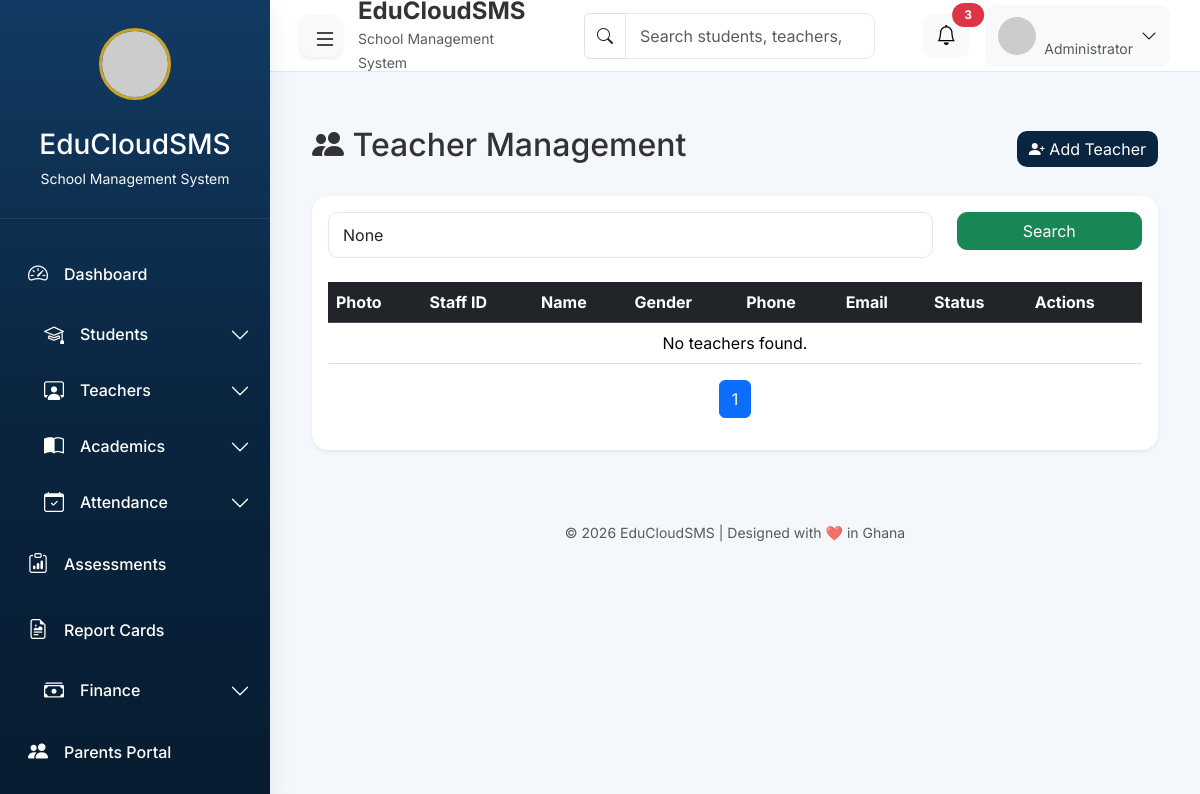
The page /teachers/ on the database as committed earlier.
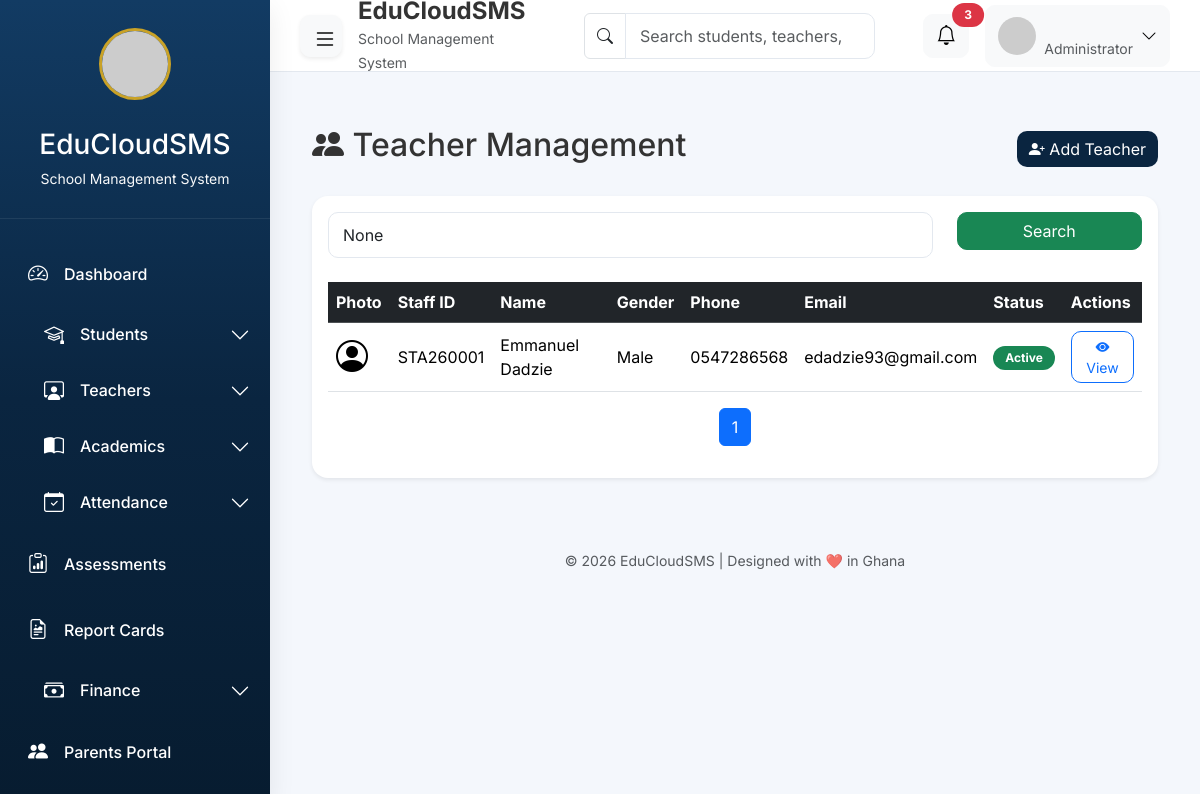
The same page on the database as committed later.
### teachers/models.py (models this page shows, shortened)
class Teacher(models.Model):
    class Gender(models.TextChoices):
        MALE = "Male", "Male"
        FEMALE = "Female", "Female"
    first_name = models.CharField(max_length=50)
    last_name = models.CharField(max_length=50)
    gender = models.CharField(
        max_length=10,
        choices=Gender.choices
    )
    staff_id = models.CharField(
        max_length=20,
        unique=True,
        blank=True,
        editable=False
    )
    phone = models.CharField(
        max_length=20,
        blank=True
    )
    email = models.EmailField(
        blank=True
    )
    photo = models.ImageField(
        upload_to="teacher_photos/",
        blank=True,
        null=True
    )
    date_joined = models.DateField(
        auto_now_add=True
    )
    active = models.BooleanField(
        default=True
    )
    position = models.CharField(
    max_length=50,
    blank=True
    )
    qualification = models.CharField(
        max_length=100,
        blank=True
    )
    date_of_birth = models.DateField(
        null=True,
        blank=True
    )
    address = models.TextField(
        blank=True
    )

### teachers/views.py (the view, shortened to what this page needs)
# urls.py: path("", views.teacher_list, name="teacher_list"),
def teacher_list(request):
    teachers = Teacher.objects.all()
    search = request.GET.get("search")
    paginator = Paginator(teachers, 10)
    page_number = request.GET.get("page")
    page_obj = paginator.get_page(page_number)
    return render(
        request,
        "teachers/teacher_list.html",
        {
            "page_obj": page_obj,
            "search": search,
        },
    )

### core/context_processors.py (called while the page is built)
def school_info(request):
    school = School.objects.first()
    return {
        "school": school
    }

def global_statistics(request):
    return {
        "total_students": Student.objects.count(),
        "total_teachers": Teacher.objects.count(),
        "total_classes": ClassRoom.objects.count(),
        "total_subjects": Subject.objects.count(),
    }

### teachers/templates/teachers/teacher_list.html (shortened to what this page needs)
{% extends "base.html" %}
{% block content %}
<div class="d-flex justify-content-between align-items-center mb-4">
    <h2>
        <i class="bi bi-people-fill"></i>
        Teacher Management
    </h2>
    <a href="{% url 'teacher_create' %}"
       class="btn btn-primary">
        <i class="bi bi-person-plus-fill"></i>
        Add Teacher
    </a>
</div>
<div class="card shadow-sm border-0">
    <div class="card-body">
        <form method="GET" class="row mb-4">
            <div class="col-md-9">
                <input
                    type="text"
                    name="search"
                    class="form-control"
                    placeholder="Search by name, staff ID or phone..."
                    value="{{ search }}"
                >
            </div>
            <div class="col-md-3">
                <button class="btn btn-success w-100">
                    Search
                </button>
            </div>
        </form>
        <div class="table-responsive">
            <table class="table table-hover align-middle">
                <thead class="table-dark">
                    <tr>
                        <th>Photo</th>
                        <th>Staff ID</th>
                        <th>Name</th>
                        <th>Gender</th>
                        <th>Phone</th>
                        <th>Email</th>
                        <th>Status</th>
                        <th>Actions</th>
                    </tr>
                </thead>
                <tbody>
                {% for teacher in page_obj %}
                    <tr>
                        <td>
                            {% if teacher.photo %}
                                <img src="{{ teacher.photo.url }}"
                                     width="45"
                                     height="45"
                                     class="rounded-circle">
                            {% else %}
                                <i class="bi bi-person-circle fs-2"></i>
                            {% endif %}
                        </td>
                        <td>{{ teacher.staff_id }}</td>
                        <td>
                            {{ teacher.first_name }}
                            {{ teacher.last_name }}
                        </td>
                        <td>{{ teacher.gender }}</td>
                        <td>{{ teacher.phone }}</td>
                        <td>{{ teacher.email }}</td>
                        <td>
                            {% if teacher.active %}
                                <span class="badge bg-success">
                                    Active
                                </span>
                            {% else %}
                                <span class="badge bg-danger">
                                    Inactive
                                </span>
                            {% endif %}
                        </td>
                        <td>
                            <a href="{% url 'teacher_detail' teacher.id %}"
                               class="btn btn-sm btn-outline-primary">
                                <i class="bi bi-eye-fill"></i>
                                View
                            </a>
                        </td>
                    </tr>
                {% empty %}
                    <tr>
                        <td colspan="8"
                            class="text-center">
                            No teachers found.
                        </td>
                    </tr>
                {% endfor %}
                </tbody>
            </table>
        </div>
        <nav>
            <ul class="pagination justify-content-center">
                <li class="page-item active">
                    <span class="page-link">
                        {{ page_obj.number }}
                    </span>
                </li>
            </ul>
        </nav>
    </div>
</div>
{% endblock %}

### templates/base.html (shortened to what this page needs)
{% load static %}
<!DOCTYPE html>
<html lang="en">
<head>
    <link href="https://cdn.jsdelivr.net/npm/bootstrap@5.3.3/dist/css/bootstrap.min.css"
          rel="stylesheet">
    <link rel="stylesheet"
          href="https://cdn.jsdelivr.net/npm/bootstrap-icons@1.11.3/font/bootstrap-icons.min.css">
</head>
<body>
<div id="app">
    {% include "includes/sidebar.html" %}
    <div id="page-wrapper">
        {% include "includes/topbar.html" %}
        <main id="main-content">
            <div class="container-fluid py-4">
                {% block content %}
                {% endblock %}
            </div>
        </main>
        {% include "includes/footer.html" %}
    </div>
</div>
</body>
</html>

### templates/includes/sidebar.html (shortened to what this page needs)
<aside class="sidebar" id="sidebar">
    <div class="sidebar-header">
        {% if school.logo %}
            <img src="{{ school.logo.url }}" alt="{{ school.school_name }}">
        {% else %}
            <img src="https://placehold.co/120x120/png?text=School"
                 alt="School Logo">
        {% endif %}
        <h3 class="mt-3 mb-1">
            {{ school.school_name|default:"EduCloudSMS" }}
        </h3>
        <small class="text-light">
            School Management System
        </small>
    </div>
    <div class="px-3 mt-4">
        <div class="accordion accordion-flush"
             id="sidebarAccordion">
            <a href="{% url 'dashboard' %}"
               class="nav-link d-flex align-items-center py-3">
                <i class="bi bi-speedometer2 fs-5"></i>
                <span class="menu-text ms-3">
                    Dashboard
                </span>
            </a>
            <div class="accordion-item bg-transparent border-0">
                <h2 class="accordion-header">
                    <button class="accordion-button collapsed"
                            type="button"
                            data-bs-toggle="collapse"
                            data-bs-target="#studentsMenu">
                        <i class="bi bi-mortarboard fs-5"></i>
                        <span class="menu-text ms-3">
                            Students
                        </span>
                    </button>
                </h2>
            </div>
            <div class="accordion-item bg-transparent border-0">
                <h2 class="accordion-header">
                    <button class="accordion-button collapsed"
                            type="button"
                            data-bs-toggle="collapse"
                            data-bs-target="#teachersMenu">
                        <i class="bi bi-person-workspace fs-5"></i>
                        <span class="menu-text ms-3">
                            Teachers
                        </span>
                    </button>
                </h2>
            </div>
            <div class="accordion-item bg-transparent border-0">
                <h2 class="accordion-header">
                    <button class="accordion-button collapsed"
                            type="button"
                            data-bs-toggle="collapse"
                            data-bs-target="#academicsMenu">
                        <i class="bi bi-book-half fs-5"></i>
                        <span class="menu-text ms-3">
                            Academics
                        </span>
                    </button>
                </h2>
            </div>
            <div class="accordion-item bg-transparent border-0">
                <h2 class="accordion-header">
                    <button class="accordion-button collapsed"
                            type="button"
                            data-bs-toggle="collapse"
                            data-bs-target="#attendanceMenu">
                        <i class="bi bi-calendar-check fs-5"></i>
                        <span class="menu-text ms-3">
                            Attendance
                        </span>
                    </button>
                </h2>
            </div>
            <a href="#"
               class="nav-link d-flex align-items-center py-3">
                <i class="bi bi-clipboard-data fs-5"></i>
                <span class="menu-text ms-3">
                    Assessments
                </span>
            </a>
            <a href="#"
               class="nav-link d-flex align-items-center py-3">
                <i class="bi bi-file-earmark-richtext fs-5"></i>
                <span class="menu-text ms-3">
                    Report Cards
                </span>
            </a>
            <div class="accordion-item bg-transparent border-0">
                <h2 class="accordion-header">
                    <button class="accordion-button collapsed"
                            type="button"
                            data-bs-toggle="collapse"
                            data-bs-target="#financeMenu">
                        <i class="bi bi-cash-stack fs-5"></i>
                        <span class="menu-text ms-3">
                            Finance
                        </span>
                    </button>
                </h2>
            </div>
            <a href="#"
               class="nav-link d-flex align-items-center py-3">
                <i class="bi bi-people-fill fs-5"></i>
                <span class="menu-text ms-3">
                    Parents Portal
                </span>
            </a>
            <a href="#"
               class="nav-link d-flex align-items-center py-3">
            </a>
        </div>
    </div>
</aside>

### templates/includes/topbar.html (shortened to what this page needs)
<header class="topbar">
    <div class="d-flex align-items-center">
        <button id="sidebarToggle"
                class="btn btn-light shadow-sm me-3">
            <i class="bi bi-list fs-4"></i>
        </button>
        <div>
            <h4 class="fw-bold mb-0">
            </h4>
            <small class="text-muted">
                School Management System
            </small>
        </div>
    </div>
    <div class="d-none d-lg-block flex-grow-1 mx-5">
        <form>
            <div class="input-group">
                <span class="input-group-text bg-white">
                    <i class="bi bi-search"></i>
                </span>
                <input type="search"
                       class="form-control"
                       placeholder="Search students, teachers, classes...">
            </div>
        </form>
    </div>
    <div class="d-flex align-items-center">
        <div class="dropdown me-3">
            <button class="btn btn-light position-relative"
                    data-bs-toggle="dropdown">
                <i class="bi bi-bell fs-5"></i>
                <span class="position-absolute top-0 start-100 translate-middle badge rounded-pill bg-danger">
                    3
                </span>
            </button>
        </div>
        <div class="dropdown">
            <button class="btn btn-light d-flex align-items-center"
                    data-bs-toggle="dropdown">
                <img src="https://ui-avatars.com/api/?name=Admin"
                     class="rounded-circle me-2"
                     width="38"
                     height="38">
                <div class="text-start d-none d-md-block">
                    <br>
                    <small class="text-muted">
                        Administrator
                    </small>
                </div>
                <i class="bi bi-chevron-down ms-2"></i>
            </button>
        </div>
    </div>
</header>

### templates/includes/footer.html
<footer class="text-center py-3">
    <small class="text-muted">
        © {% now "Y" %} EduCloudSMS |
        Designed with ❤️ in Ghana
    </small>
</footer>

### templates/includes/styles.html (style rules this page uses)
:root { --primary:#0A2540; --primary-dark:#071C30; --primary-light:#123B63; --gold:#C9A227; --success:#198754; --warning:#FFC107; --danger:#DC3545; --info:#0DCAF0; --bg:#F4F7FC; --white:#FFFFFF; --border:#E3E8EF; --sidebar-width:270px; --sidebar-collapse:80px; --topbar-height:72px; --shadow:0 8px 25px rgba(0,0,0,.08); --radius:16px; --transition:.3s ease; }
* { margin:0; padding:0; box-sizing:border-box; }
html { scroll-behavior:smooth; }
body { background:var(--bg); font-family:'Inter',sans-serif; color:#333; overflow-x:hidden; }
.sidebar { position:fixed; top:0; left:0; width:var(--sidebar-width); height:100vh; background:linear-gradient( 180deg, var(--primary-light), var(--primary), var(--primary-dark) ); color:#fff; overflow-y:auto; transition:var(--transition); z-index:1100; box-shadow:var(--shadow); }
.sidebar-header { padding:28px 20px; text-align:center; border-bottom:1px solid rgba(255,255,255,.08); }
.sidebar-header img { width:72px; height:72px; border-radius:50%; object-fit:cover; border:3px solid var(--gold); margin-bottom:12px; }
.sidebar .nav-link { color:#fff; border-radius:10px; margin:4px 12px; transition:var(--transition); font-weight:500; }
.accordion { --bs-accordion-bg:transparent; --bs-accordion-border-width:0; }
.accordion-button { background:transparent; color:#fff; box-shadow:none; }
#page-wrapper { margin-left:var(--sidebar-width); min-height:100vh; transition:var(--transition); }
.topbar { height:var(--topbar-height); background:#fff; border-bottom:1px solid var(--border); display:flex; align-items:center; justify-content:space-between; padding:0 30px; position:sticky; top:0; z-index:1000; }
#sidebarToggle { width:42px; height:42px; border-radius:10px; }
#main-content { padding:30px; }
.card { border:none; border-radius:var(--radius); box-shadow:var(--shadow); }
.btn { border-radius:10px; }
.btn-primary { background:var(--primary); border:none; }
.table { background:#fff; }
.table thead { background:var(--primary); color:#fff; }
.table td { vertical-align:middle; }
.form-control, .form-select { border-radius:10px; border:1px solid var(--border); padding:10px 14px; }
.badge { border-radius:20px; padding:6px 12px; }
.sidebar .accordion-button { color:#ffffff; background:transparent; border-radius:10px; margin:4px 12px; transition:all .25s ease; padding:14px 16px; font-weight:500; }
.sidebar .accordion-button::after { filter:brightness(0) invert(1); }

Rows that differ between the two databases and show on the page:
added Teacher: staff_id "STA260001", first_name "Emmanuel", last_name "Dadzie", gender "Male", phone "0547286568", email "edadzie93@gmail.com", active "Active"
Other text that changed with them:
text no longer shown: "No teachers found."
